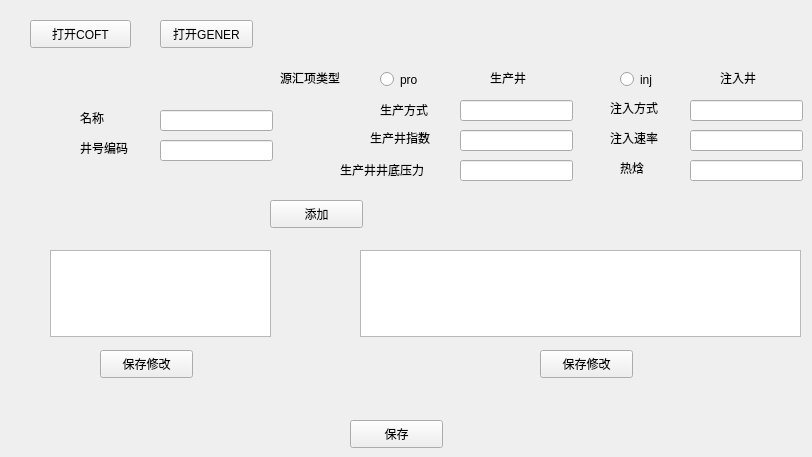
    <widget class="QWidget" name="tab_4">
     <attribute name="title">
      <string>生产设置</string>
     </attribute>
     <widget class="QLabel" name="label_75">
      <property name="geometry">
       <rect>
        <x>280</x>
        <y>70</y>
        <width>81</width>
        <height>16</height>
       </rect>
      </property>
      <property name="text">
       <string>源汇项类型</string>
      </property>
     </widget>
     <widget class="QPushButton" name="pushButton_21">
      <property name="geometry">
       <rect>
        <x>30</x>
        <y>20</y>
        <width>101</width>
        <height>28</height>
       </rect>
      </property>
      <property name="text">
       <string>打开COFT</string>
      </property>
     </widget>
     <widget class="QRadioButton" name="radioButton_3">
      <property name="geometry">
       <rect>
        <x>380</x>
        <y>70</y>
        <width>61</width>
        <height>19</height>
       </rect>
      </property>
      <property name="text">
       <string>pro</string>
      </property>
     </widget>
     <widget class="QRadioButton" name="radioButton_4">
      <property name="geometry">
       <rect>
        <x>620</x>
        <y>70</y>
        <width>61</width>
        <height>19</height>
       </rect>
      </property>
      <property name="text">
       <string>inj</string>
      </property>
     </widget>
     <widget class="QLabel" name="label_76">
      <property name="geometry">
       <rect>
        <x>80</x>
        <y>110</y>
        <width>72</width>
        <height>15</height>
       </rect>
      </property>
      <property name="text">
       <string>名称</string>
      </property>
     </widget>
     <widget class="QLabel" name="label_92">
      <property name="geometry">
       <rect>
        <x>80</x>
        <y>140</y>
        <width>72</width>
        <height>15</height>
       </rect>
      </property>
      <property name="text">
       <string>井号编码</string>
      </property>
     </widget>
     <widget class="QLineEdit" name="lineEdit_85">
      <property name="geometry">
       <rect>
        <x>160</x>
        <y>110</y>
        <width>113</width>
        <height>21</height>
       </rect>
      </property>
     </widget>
     <widget class="QLineEdit" name="lineEdit_86">
      <property name="geometry">
       <rect>
        <x>160</x>
        <y>140</y>
        <width>113</width>
        <height>21</height>
       </rect>
      </property>
     </widget>
     <widget class="QLabel" name="label_106">
      <property name="geometry">
       <rect>
        <x>490</x>
        <y>70</y>
        <width>72</width>
        <height>15</height>
       </rect>
      </property>
      <property name="text">
       <string>生产井</string>
      </property>
     </widget>
     <widget class="QLabel" name="label_107">
      <property name="geometry">
       <rect>
        <x>380</x>
        <y>100</y>
        <width>71</width>
        <height>20</height>
       </rect>
      </property>
      <property name="text">
       <string>生产方式</string>
      </property>
     </widget>
     <widget class="QLabel" name="label_108">
      <property name="geometry">
       <rect>
        <x>370</x>
        <y>130</y>
        <width>81</width>
        <height>16</height>
       </rect>
      </property>
      <property name="text">
       <string>生产井指数</string>
      </property>
     </widget>
     <widget class="QLabel" name="label_109">
      <property name="geometry">
       <rect>
        <x>340</x>
        <y>160</y>
        <width>111</width>
        <height>20</height>
       </rect>
      </property>
      <property name="text">
       <string>生产井井底压力</string>
      </property>
     </widget>
     <widget class="QLineEdit" name="lineEdit_88">
      <property name="geometry">
       <rect>
        <x>460</x>
        <y>100</y>
        <width>113</width>
        <height>21</height>
       </rect>
      </property>
     </widget>
     <widget class="QLineEdit" name="lineEdit_89">
      <property name="geometry">
       <rect>
        <x>460</x>
        <y>130</y>
        <width>113</width>
        <height>21</height>
       </rect>
      </property>
     </widget>
     <widget class="QLineEdit" name="lineEdit_90">
      <property name="geometry">
       <rect>
        <x>460</x>
        <y>160</y>
        <width>113</width>
        <height>21</height>
       </rect>
      </property>
     </widget>
     <widget class="QLabel" name="label_110">
      <property name="geometry">
       <rect>
        <x>720</x>
        <y>70</y>
        <width>72</width>
        <height>15</height>
       </rect>
      </property>
      <property name="text">
       <string>注入井</string>
      </property>
     </widget>
     <widget class="QLabel" name="label_111">
      <property name="geometry">
       <rect>
        <x>610</x>
        <y>100</y>
        <width>72</width>
        <height>15</height>
       </rect>
      </property>
      <property name="text">
       <string>注入方式</string>
      </property>
     </widget>
     <widget class="QLabel" name="label_112">
      <property name="geometry">
       <rect>
        <x>610</x>
        <y>130</y>
        <width>72</width>
        <height>15</height>
       </rect>
      </property>
      <property name="text">
       <string>注入速率</string>
      </property>
     </widget>
     <widget class="QLabel" name="label_113">
      <property name="geometry">
       <rect>
        <x>620</x>
        <y>160</y>
        <width>41</width>
        <height>16</height>
       </rect>
      </property>
      <property name="text">
       <string>热焓</string>
      </property>
     </widget>
     <widget class="QLineEdit" name="lineEdit_91">
      <property name="geometry">
       <rect>
        <x>690</x>
        <y>100</y>
        <width>113</width>
        <height>21</height>
       </rect>
      </property>
     </widget>
     <widget class="QLineEdit" name="lineEdit_92">
      <property name="geometry">
       <rect>
        <x>690</x>
        <y>130</y>
        <width>113</width>
        <height>21</height>
       </rect>
      </property>
     </widget>
     <widget class="QLineEdit" name="lineEdit_93">
      <property name="geometry">
       <rect>
        <x>690</x>
        <y>160</y>
        <width>113</width>
        <height>21</height>
       </rect>
      </property>
     </widget>
     <widget class="QPushButton" name="pushButton_22">
      <property name="geometry">
       <rect>
        <x>350</x>
        <y>420</y>
        <width>93</width>
        <height>28</height>
       </rect>
      </property>
      <property name="text">
       <string>保存</string>
      </property>
     </widget>
     <widget class="QPushButton" name="pushButton_31">
      <property name="geometry">
       <rect>
        <x>160</x>
        <y>20</y>
        <width>93</width>
        <height>28</height>
       </rect>
      </property>
      <property name="text">
       <string>打开GENER</string>
      </property>
     </widget>
     <widget class="QPlainTextEdit" name="plainTextEdit_6">
      <property name="geometry">
       <rect>
        <x>50</x>
        <y>250</y>
        <width>221</width>
        <height>87</height>
       </rect>
      </property>
     </widget>
     <widget class="QPlainTextEdit" name="plainTextEdit_7">
      <property name="geometry">
       <rect>
        <x>360</x>
        <y>250</y>
        <width>441</width>
        <height>87</height>
       </rect>
      </property>
     </widget>
     <widget class="QPushButton" name="pushButton_32">
      <property name="geometry">
       <rect>
        <x>100</x>
        <y>350</y>
        <width>93</width>
        <height>28</height>
       </rect>
      </property>
      <property name="text">
       <string>保存修改</string>
      </property>
     </widget>
     <widget class="QPushButton" name="pushButton_33">
      <property name="geometry">
       <rect>
        <x>540</x>
        <y>350</y>
        <width>93</width>
        <height>28</height>
       </rect>
      </property>
      <property name="text">
       <string>保存修改</string>
      </property>
     </widget>
     <widget class="QPushButton" name="pushButton_34">
      <property name="geometry">
       <rect>
        <x>270</x>
        <y>200</y>
        <width>93</width>
        <height>28</height>
       </rect>
      </property>
      <property name="text">
       <string>添加</string>
      </property>
     </widget>
    </widget>
